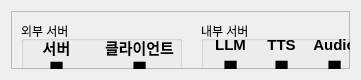
  <widget class="QWidget" name="horizontalLayoutWidget_2">
   <property name="geometry">
    <rect>
     <x>10</x>
     <y>790</y>
     <width>361</width>
     <height>80</height>
    </rect>
   </property>
   <layout class="QHBoxLayout" name="horizontalLayout_2">
    <item>
     <widget class="QFrame" name="StatusFrame">
      <property name="frameShape">
       <enum>QFrame::StyledPanel</enum>
      </property>
      <property name="frameShadow">
       <enum>QFrame::Raised</enum>
      </property>
      <widget class="QGroupBox" name="groupBox_56">
       <property name="geometry">
        <rect>
         <x>10</x>
         <y>10</y>
         <width>161</width>
         <height>61</height>
        </rect>
       </property>
       <property name="title">
        <string>외부 서버</string>
       </property>
       <widget class="QLabel" name="StatusTextBrowserIn">
        <property name="geometry">
         <rect>
          <x>0</x>
          <y>34</y>
          <width>71</width>
          <height>21</height>
         </rect>
        </property>
        <property name="font">
         <font>
          <family>맑은 고딕</family>
          <pointsize>12</pointsize>
          <weight>75</weight>
          <bold>true</bold>
         </font>
        </property>
        <property name="text">
         <string>■</string>
        </property>
        <property name="alignment">
         <set>Qt::AlignCenter</set>
        </property>
       </widget>
       <widget class="QLabel" name="StatusTextBrowserOut">
        <property name="geometry">
         <rect>
          <x>83</x>
          <y>34</y>
          <width>71</width>
          <height>21</height>
         </rect>
        </property>
        <property name="font">
         <font>
          <family>맑은 고딕</family>
          <pointsize>12</pointsize>
          <weight>75</weight>
          <bold>true</bold>
         </font>
        </property>
        <property name="text">
         <string>■</string>
        </property>
        <property name="alignment">
         <set>Qt::AlignCenter</set>
        </property>
       </widget>
       <widget class="QLabel" name="label_14">
        <property name="geometry">
         <rect>
          <x>78</x>
          <y>15</y>
          <width>81</width>
          <height>21</height>
         </rect>
        </property>
        <property name="text">
         <string>&lt;html&gt;&lt;head/&gt;&lt;body&gt;&lt;p align=&quot;center&quot;&gt;&lt;span style=&quot; font-size:11pt; font-weight:600;&quot;&gt;클라이언트&lt;/span&gt;&lt;/p&gt;&lt;/body&gt;&lt;/html&gt;</string>
        </property>
       </widget>
       <widget class="QLabel" name="label_13">
        <property name="geometry">
         <rect>
          <x>0</x>
          <y>15</y>
          <width>71</width>
          <height>21</height>
         </rect>
        </property>
        <property name="text">
         <string>&lt;html&gt;&lt;head/&gt;&lt;body&gt;&lt;p align=&quot;center&quot;&gt;&lt;span style=&quot; font-size:11pt; font-weight:600;&quot;&gt;서버&lt;/span&gt;&lt;/p&gt;&lt;/body&gt;&lt;/html&gt;</string>
        </property>
       </widget>
      </widget>
      <widget class="QGroupBox" name="groupBox_58">
       <property name="geometry">
        <rect>
         <x>190</x>
         <y>10</y>
         <width>161</width>
         <height>61</height>
        </rect>
       </property>
       <property name="title">
        <string>내부 서버</string>
       </property>
       <widget class="QLabel" name="StatusTextBrowserTTS">
        <property name="geometry">
         <rect>
          <x>60</x>
          <y>33</y>
          <width>41</width>
          <height>21</height>
         </rect>
        </property>
        <property name="font">
         <font>
          <family>맑은 고딕</family>
          <pointsize>12</pointsize>
          <weight>75</weight>
          <bold>true</bold>
         </font>
        </property>
        <property name="text">
         <string>■</string>
        </property>
        <property name="alignment">
         <set>Qt::AlignCenter</set>
        </property>
       </widget>
       <widget class="QLabel" name="label_15">
        <property name="geometry">
         <rect>
          <x>4</x>
          <y>14</y>
          <width>51</width>
          <height>21</height>
         </rect>
        </property>
        <property name="text">
         <string>&lt;html&gt;&lt;head/&gt;&lt;body&gt;&lt;p align=&quot;center&quot;&gt;&lt;span style=&quot; font-size:11pt; font-weight:600;&quot;&gt;LLM&lt;/span&gt;&lt;/p&gt;&lt;/body&gt;&lt;/html&gt;</string>
        </property>
       </widget>
       <widget class="QLabel" name="label_16">
        <property name="geometry">
         <rect>
          <x>55</x>
          <y>14</y>
          <width>51</width>
          <height>21</height>
         </rect>
        </property>
        <property name="text">
         <string>&lt;html&gt;&lt;head/&gt;&lt;body&gt;&lt;p align=&quot;center&quot;&gt;&lt;span style=&quot; font-size:11pt; font-weight:600;&quot;&gt;TTS&lt;/span&gt;&lt;/p&gt;&lt;/body&gt;&lt;/html&gt;</string>
        </property>
       </widget>
       <widget class="QLabel" name="StatusTextBrowserLLM">
        <property name="geometry">
         <rect>
          <x>4</x>
          <y>33</y>
          <width>51</width>
          <height>21</height>
         </rect>
        </property>
        <property name="font">
         <font>
          <family>맑은 고딕</family>
          <pointsize>12</pointsize>
          <weight>75</weight>
          <bold>true</bold>
         </font>
        </property>
        <property name="text">
         <string>■</string>
        </property>
        <property name="alignment">
         <set>Qt::AlignCenter</set>
        </property>
       </widget>
       <widget class="QLabel" name="StatusLabelAudio">
        <property name="geometry">
         <rect>
          <x>113</x>
          <y>33</y>
          <width>41</width>
          <height>21</height>
         </rect>
        </property>
        <property name="font">
         <font>
          <family>맑은 고딕</family>
          <pointsize>12</pointsize>
          <weight>75</weight>
          <bold>true</bold>
         </font>
        </property>
        <property name="text">
         <string>■</string>
        </property>
        <property name="alignment">
         <set>Qt::AlignCenter</set>
        </property>
       </widget>
       <widget class="QLabel" name="label_17">
        <property name="geometry">
         <rect>
          <x>108</x>
          <y>14</y>
          <width>51</width>
          <height>21</height>
         </rect>
        </property>
        <property name="text">
         <string>&lt;html&gt;&lt;head/&gt;&lt;body&gt;&lt;p align=&quot;center&quot;&gt;&lt;span style=&quot; font-size:11pt; font-weight:600;&quot;&gt;Audio&lt;/span&gt;&lt;/p&gt;&lt;/body&gt;&lt;/html&gt;</string>
        </property>
       </widget>
      </widget>
     </widget>
    </item>
   </layout>
  </widget>
